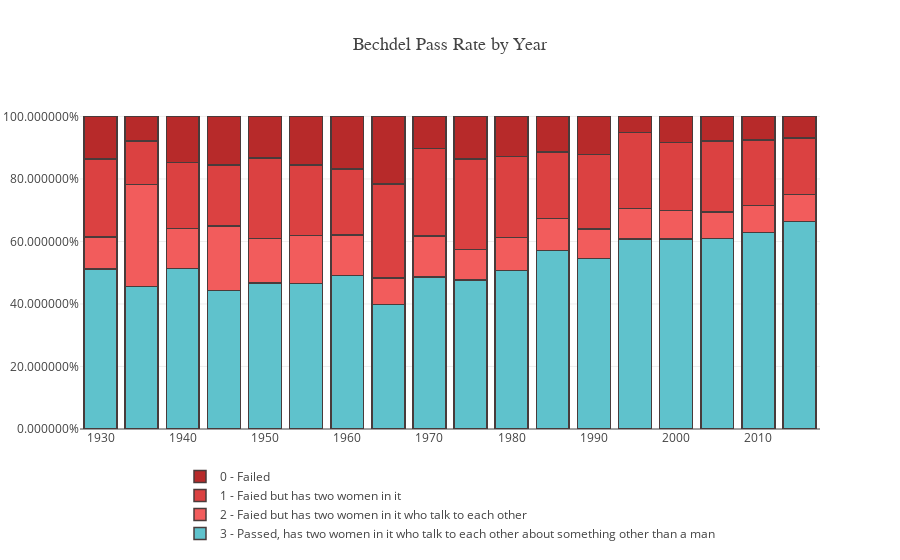

Here is the notebook cell this chart was saved with:
### Code cell
# Create traces
trace0 = go.Bar(
    x = movies_pct_0['5_year'],
    y = movies_pct_0.percent,
    name = '0 - Failed',
    marker=dict(
        color='rgb(183, 42, 42)',
        line=dict(
            color='rgb(73, 59, 59)',
            width=1.5),
        ),
)
trace1 = go.Bar(
    x = movies_pct_1['5_year'],
    y = movies_pct_1.percent,
    name = '1 - Faied but has two women in it',
    marker=dict(
        color='rgb(219, 65, 65)',
        line=dict(
            color='rgb(73, 59, 59)',
            width=1.5),
        ),
)
trace2 = go.Bar(
    x = movies_pct_2['5_year'],
    y = movies_pct_2.percent,
    name = '2 - Faied but has two women in it who talk to each other',
    marker=dict(
        color='rgb(242, 92, 92)',
        line=dict(
            color='rgb(73, 59, 59)',
            width=1.5),
        ),
)
trace3 = go.Bar(
    x = movies_pct_3['5_year'],
    y = movies_pct_3.percent,
    name = '3 - Passed, has two women in it who talk to each other about something other than a man',
    marker=dict(
        color='rgb(95, 194, 204)',
        line=dict(
            color='rgb(73, 59, 59)',
            width=1.5),
        ),
)
data = [trace3, trace2, trace1, trace0]
layout = go.Layout(title='Bechdel Pass Rate by Year', barmode='stack', 
                   titlefont=dict(size =18, family='Oswald, sans-serif'),
                   yaxis=dict(tickformat="%"), 
                   legend = dict(orientation = "h",xanchor = "center",x = 0.5))
fig = go.Figure(data=data, layout=layout)

plotly.offline.iplot(fig)
plotly.offline.plot(fig, filename='ratings_by_year.html', auto_open = False)

### Figure 1 — Plotly figure (JSON) as saved in the notebook; plotly's stock layout.template omitted (floating-point values rounded to 4 significant figures)
{"data": [{"marker": {"color": "rgb(95, 194, 204)", "line": {"color": "rgb(73, 59, 59)", "width": 1.5}}, "name": "3 - Passed, has two women in it who talk to each other about something other than a man", "type": "bar", "x": [1930, 1935, 1940, 1945, 1950, 1955, 1960, 1965, 1970, 1975, 1980, 1985, 1990, 1995, 2000, 2005, 2010, 2015], "y": [0.5114, 0.4554, 0.5138, 0.4433, 0.4667, 0.4648, 0.4907, 0.3987, 0.4857, 0.4774, 0.5064, 0.571, 0.5457, 0.6076, 0.6084, 0.6088, 0.6285, 0.6645]}, {"marker": {"color": "rgb(242, 92, 92)", "line": {"color": "rgb(73, 59, 59)", "width": 1.5}}, "name": "2 - Faied but has two women in it who talk to each other", "type": "bar", "x": [1930, 1935, 1940, 1945, 1950, 1955, 1960, 1965, 1970, 1975, 1980, 1985, 1990, 1995, 2000, 2005, 2010, 2015], "y": [0.1023, 0.3267, 0.1284, 0.2062, 0.1429, 0.1549, 0.1304, 0.08497, 0.1314, 0.09677, 0.1064, 0.1019, 0.09383, 0.09811, 0.09046, 0.08484, 0.08717, 0.08579]}, {"marker": {"color": "rgb(219, 65, 65)", "line": {"color": "rgb(73, 59, 59)", "width": 1.5}}, "name": "1 - Faied but has two women in it", "type": "bar", "x": [1930, 1935, 1940, 1945, 1950, 1955, 1960, 1965, 1970, 1975, 1980, 1985, 1990, 1995, 2000, 2005, 2010, 2015], "y": [0.25, 0.1386, 0.211, 0.1959, 0.2571, 0.2254, 0.2112, 0.3007, 0.28, 0.2903, 0.2596, 0.213, 0.2395, 0.2427, 0.2181, 0.2286, 0.2082, 0.1805]}, {"marker": {"color": "rgb(183, 42, 42)", "line": {"color": "rgb(73, 59, 59)", "width": 1.5}}, "name": "0 - Failed", "type": "bar", "x": [1930, 1935, 1940, 1945, 1950, 1955, 1960, 1965, 1970, 1975, 1980, 1985, 1990, 1995, 2000, 2005, 2010, 2015], "y": [0.1364, 0.07921, 0.1468, 0.1546, 0.1333, 0.1549, 0.1677, 0.2157, 0.1029, 0.1355, 0.1277, 0.1142, 0.121, 0.05164, 0.08302, 0.07777, 0.07607, 0.06914]}], "layout": {"barmode": "stack", "legend": {"orientation": "h", "x": 0.5, "xanchor": "center"}, "title": "Bechdel Pass Rate by Year", "titlefont": {"family": "Oswald, sans-serif", "size": 18}, "yaxis": {"tickformat": "%"}}}
